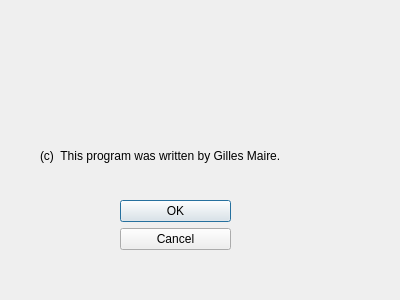
<?xml version="1.0" encoding="UTF-8"?>
<ui version="4.0">
 <class>Dialog</class>
 <widget class="QDialog" name="Dialog">
  <property name="geometry">
   <rect>
    <x>0</x>
    <y>0</y>
    <width>400</width>
    <height>300</height>
   </rect>
  </property>
  <property name="windowTitle">
   <string>Dialog</string>
  </property>
  <widget class="QDialogButtonBox" name="buttonBox">
   <property name="geometry">
    <rect>
     <x>120</x>
     <y>200</y>
     <width>111</width>
     <height>61</height>
    </rect>
   </property>
   <property name="orientation">
    <enum>Qt::Vertical</enum>
   </property>
   <property name="standardButtons">
    <set>QDialogButtonBox::Cancel|QDialogButtonBox::Ok</set>
   </property>
  </widget>
  <widget class="QLabel" name="label">
   <property name="geometry">
    <rect>
     <x>40</x>
     <y>100</y>
     <width>341</width>
     <height>111</height>
    </rect>
   </property>
   <property name="text">
    <string>(c)  This program was written by Gilles Maire.</string>
   </property>
  </widget>
 </widget>
 <resources/>
 <connections>
  <connection>
   <sender>buttonBox</sender>
   <signal>accepted()</signal>
   <receiver>Dialog</receiver>
   <slot>accept()</slot>
   <hints>
    <hint type="sourcelabel">
     <x>248</x>
     <y>254</y>
    </hint>
    <hint type="destinationlabel">
     <x>157</x>
     <y>274</y>
    </hint>
   </hints>
  </connection>
  <connection>
   <sender>buttonBox</sender>
   <signal>rejected()</signal>
   <receiver>Dialog</receiver>
   <slot>reject()</slot>
   <hints>
    <hint type="sourcelabel">
     <x>316</x>
     <y>260</y>
    </hint>
    <hint type="destinationlabel">
     <x>286</x>
     <y>274</y>
    </hint>
   </hints>
  </connection>
 </connections>
</ui>
